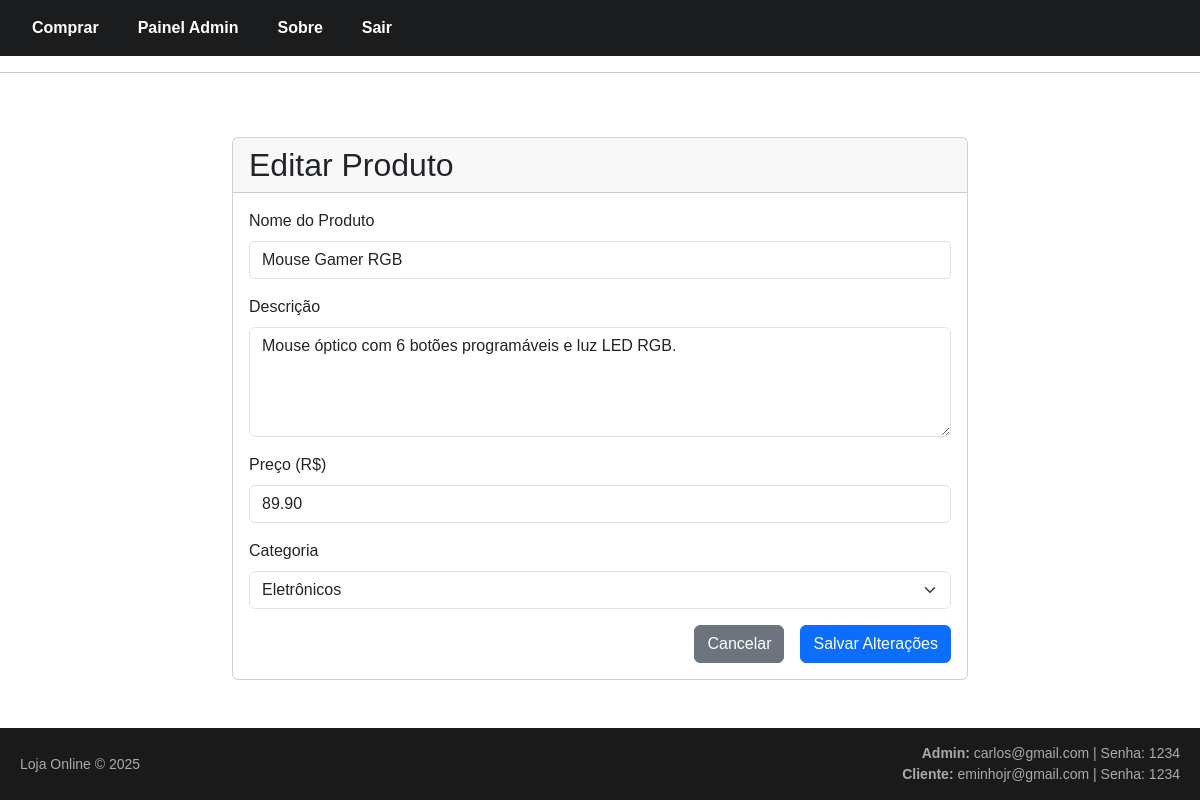
The app's page /public/produto_editar.php?id=1 (signed in) with its own data.
### tables this page shows
CREATE TABLE `produtos` (
  `id` int(11) NOT NULL,
  `nome` varchar(100) NOT NULL,
  `descricao` text DEFAULT NULL,
  `preco` decimal(10,2) NOT NULL,
  `criado_por` int(11) DEFAULT NULL,
  `categoria_id` int(11) DEFAULT NULL
);

CREATE TABLE `categorias` (
  `id` int(11) NOT NULL,
  `nome` varchar(100) NOT NULL
);

### public/produto_editar.php (called while the page is built, shortened)
<?php
require_once '../config/db.php';
$id = $_GET['id'] ?? null;
$stmt = DB::getConnection()->prepare("SELECT * FROM produtos WHERE id = ?");
$stmt->execute([$id]);
$produto_atual = $stmt->fetch(PDO::FETCH_ASSOC);
$categorias = DB::getConnection()->query("SELECT * FROM categorias")->fetchAll(PDO::FETCH_ASSOC);
?>
<?php include '../views/editar.php'; ?>

### config/db.php (called while the page is built, shortened)
<?php
class DB {
    private static $instance;
    public static function getConnection() {
        if (!self::$instance) {
            try {
                self::$instance = new PDO("mysql:host=localhost;port=3307;dbname=loja_online", "root", "");
                self::$instance->setAttribute(PDO::ATTR_ERRMODE, PDO::ERRMODE_EXCEPTION);
            } catch (PDOException $e) {
                die("Erro de conexão: " . $e->getMessage());
            }
        }
        return self::$instance;
    }
}
?>

### views/editar.php (the view, shortened to what this page needs)
<?php include '../views/templates/header.php'; ?>
<link href="https://cdn.jsdelivr.net/npm/bootstrap@5.3.0/dist/css/bootstrap.min.css" rel="stylesheet">
<div class="container mt-5">
    <div class="row justify-content-center">
        <div class="col-md-8">
            <div class="card">
                <div class="card-header">
                    <h2 class="mb-0">Editar Produto</h2>
                </div>
                <div class="card-body">
                    <form method="POST">
                        <div class="mb-3">
                            <label for="nome" class="form-label">Nome do Produto</label>
                            <input type="text" class="form-control" id="nome" name="nome"
                                   value="<?= htmlspecialchars($produto_atual['nome']) ?>" required>
                        </div>
                        <div class="mb-3">
                            <label for="descricao" class="form-label">Descrição</label>
                            <textarea class="form-control" id="descricao" name="descricao" rows="4"><?= htmlspecialchars($produto_atual['descricao']) ?></textarea>
                        </div>
                        <div class="mb-3">
                            <label for="preco" class="form-label">Preço (R$)</label>
                            <input type="number" step="0.01" class="form-control" id="preco" name="preco"
                                   value="<?= $produto_atual['preco'] ?>" required>
                        </div>
                        <div class="mb-3">
                            <label for="categoria_id" class="form-label">Categoria</label>
                            <select class="form-select" id="categoria_id" name="categoria_id" required>
                                <?php foreach ($categorias as $cat): ?>
                                    <option value="<?= $cat['id'] ?>"
                                            <?= $cat['id'] == $produto_atual['categoria_id'] ? 'selected' : '' ?>>
                                        <?= htmlspecialchars($cat['nome']) ?>
                                    </option>
                                <?php endforeach; ?>
                            </select>
                        </div>
                        <div class="d-grid gap-2 d-md-flex justify-content-md-end">
                            <a href="admin.php" class="btn btn-secondary me-md-2">Cancelar</a>
                            <button type="submit" class="btn btn-primary">Salvar Alterações</button>
                        </div>
                    </form>
                </div>
            </div>
        </div>
    </div>
</div>
<?php include '../views/templates/footer.php'; ?>

### views/templates/header.php (style rules this page uses)
body { font-family: Arial, sans-serif; margin: 0; padding: 0; }

### views/templates/footer.php (style rules this page uses)
html, body { height: 100%; margin: 0; display: flex; flex-direction: column; }
body { font-family: Arial, sans-serif; }

### records on screen
produtos: nome "Mouse Gamer RGB", descricao "Mouse óptico com 6 botões programáveis e luz LED RGB.", preco "89.90", categoria_id "Eletrônicos"
